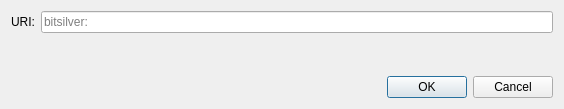
<?xml version="1.0" encoding="UTF-8"?>
<ui version="4.0">
 <class>OpenURIDialog</class>
 <widget class="QDialog" name="OpenURIDialog">
  <property name="geometry">
   <rect>
    <x>0</x>
    <y>0</y>
    <width>564</width>
    <height>109</height>
   </rect>
  </property>
  <property name="windowTitle">
   <string>Open bitsilver URI</string>
  </property>
  <layout class="QVBoxLayout" name="verticalLayout">
   <item>
    <layout class="QHBoxLayout" name="horizontalLayout">
     <item>
      <widget class="QLabel" name="label">
       <property name="text">
        <string>URI:</string>
       </property>
      </widget>
     </item>
     <item>
      <widget class="QValidatedLineEdit" name="uriEdit">
       <property name="placeholderText">
        <string notr="true">bitsilver:</string>
       </property>
      </widget>
     </item>
    </layout>
   </item>
   <item>
    <spacer name="verticalSpacer">
     <property name="orientation">
      <enum>Qt::Vertical</enum>
     </property>
     <property name="sizeHint" stdset="0">
      <size>
       <width>20</width>
       <height>40</height>
      </size>
     </property>
    </spacer>
   </item>
   <item>
    <widget class="QDialogButtonBox" name="buttonBox">
     <property name="orientation">
      <enum>Qt::Horizontal</enum>
     </property>
     <property name="standardButtons">
      <set>QDialogButtonBox::Cancel|QDialogButtonBox::Ok</set>
     </property>
    </widget>
   </item>
  </layout>
 </widget>
 <customwidgets>
  <customwidget>
   <class>QValidatedLineEdit</class>
   <extends>QLineEdit</extends>
   <header>qt/qvalidatedlineedit.h</header>
  </customwidget>
 </customwidgets>
 <resources/>
 <connections>
  <connection>
   <sender>buttonBox</sender>
   <signal>accepted()</signal>
   <receiver>OpenURIDialog</receiver>
   <slot>accept()</slot>
   <hints>
    <hint type="sourcelabel">
     <x>248</x>
     <y>254</y>
    </hint>
    <hint type="destinationlabel">
     <x>157</x>
     <y>274</y>
    </hint>
   </hints>
  </connection>
  <connection>
   <sender>buttonBox</sender>
   <signal>rejected()</signal>
   <receiver>OpenURIDialog</receiver>
   <slot>reject()</slot>
   <hints>
    <hint type="sourcelabel">
     <x>316</x>
     <y>260</y>
    </hint>
    <hint type="destinationlabel">
     <x>286</x>
     <y>274</y>
    </hint>
   </hints>
  </connection>
 </connections>
</ui>
